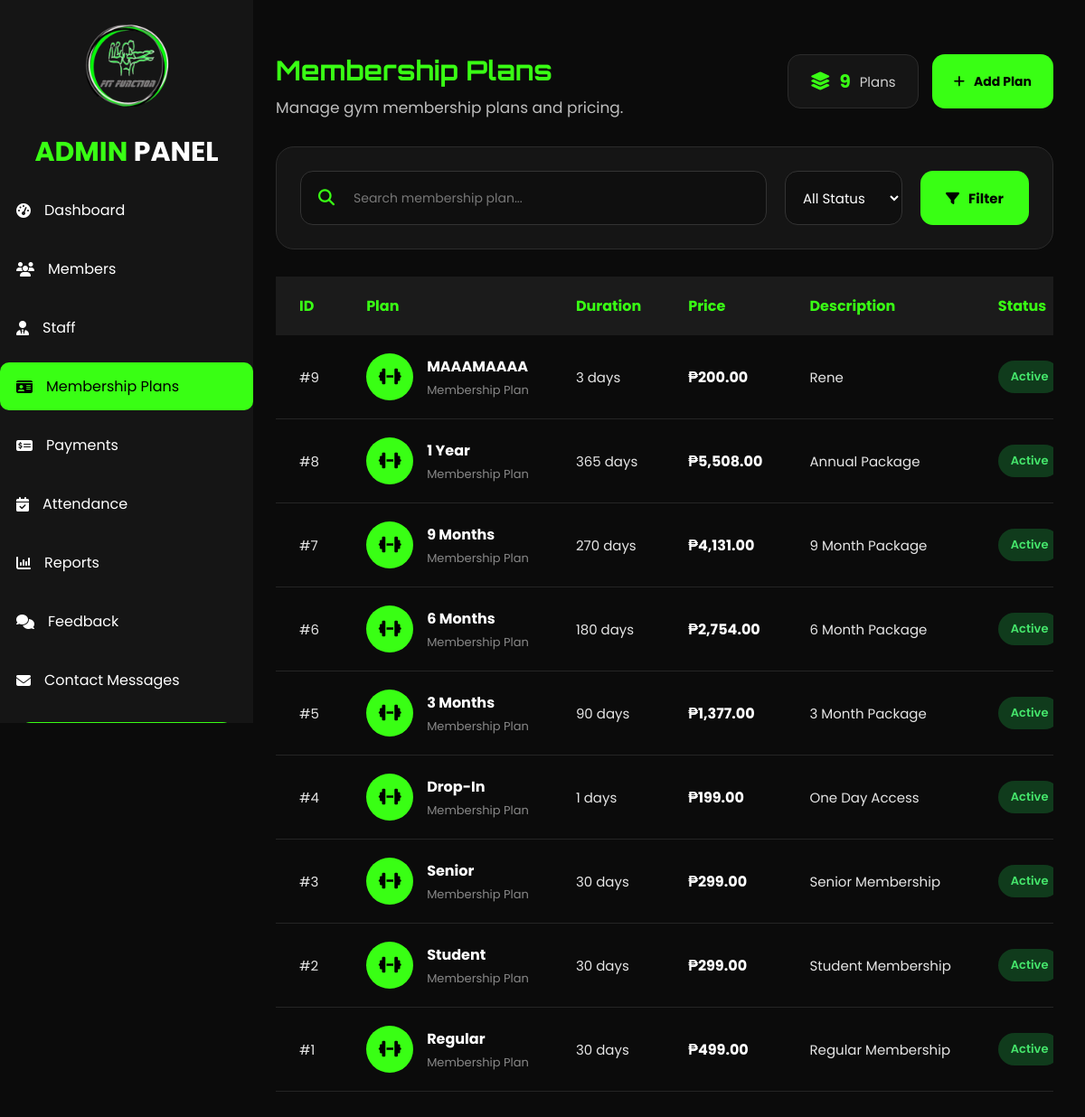
The app's page /membership_plans_admin.php (signed in) with its own data.
### tables this page shows
CREATE TABLE `membership_plans` (
  `plan_id` int(11) NOT NULL,
  `plan_name` varchar(50) NOT NULL,
  `duration_days` int(11) NOT NULL,
  `price` decimal(10,2) NOT NULL,
  `description` varchar(255) DEFAULT NULL,
  `status` enum('Active','Inactive') DEFAULT 'Active'
);

### membership_plans_admin.php (the view, shortened to what this page needs)
<?php
require_once("includes/admin_auth.php");
$search = trim($_GET['search'] ?? '');
$where_sql = "";
$sql = "
    SELECT
        plan_id,
        plan_name,
        duration_days,
        price,
        description,
        status
    FROM membership_plans
    $where_sql
    ORDER BY plan_id DESC
";
$stmt = $con->prepare($sql);
$stmt->execute();
$result = $stmt->get_result();
$count_sql = "
    SELECT COUNT(*) AS total
    FROM membership_plans
";
$count_result = $con->query($count_sql);
$total_plans = 0;
if ($count_result) {
    $count_row = $count_result->fetch_assoc();
    $total_plans = (int)$count_row['total'];
}
?>
<!DOCTYPE html>
<html lang="en">
<head>
<link
rel="stylesheet"
href="assets/css/admin.css">
<link
    rel="stylesheet"
    href="https://cdnjs.cloudflare.com/ajax/libs/font-awesome/6.5.2/css/all.min.css"
>
</head>
<body>
<div class="wrapper">
<?php include("includes/admin_sidebar.php"); ?>
<div class="main">
<div class="dashboard-content membership-plans-content">
    <div class="page-header">
        <div>
            <h2>
                Membership Plans
            </h2>
            <p>
                Manage gym membership plans and pricing.
            </p>
        </div>
        <div class="page-header-actions">
            <div class="total-members-box">
                <i class="fa-solid fa-layer-group"></i>
                <strong>
                    <?php echo $total_plans; ?>
                </strong>
                Plans
            </div>
            <a
                href="membership_plan_add_admin.php"
                class="btn-primary"
            >
                <i class="fa-solid fa-plus"></i>
                Add Plan
            </a>
        </div>
    </div>
    <form
        method="GET"
        class="member-filter-box"
    >
        <div class="search-box">
            <input
                type="text"
                name="search"
                placeholder="Search membership plan..."
                value="<?php echo htmlspecialchars($search); ?>"
            >
        </div>
        <select name="status">
            <option value="">
                All Status
            </option>
        </select>
        <button
            type="submit"
            class="filter-btn"
        >
            <i class="fa-solid fa-filter"></i>
            Filter
        </button>
    </form>
    <div class="members-table-container">
        <table class="members-table">
            <thead>
                <tr>
                    <th>ID</th>
                    <th>Plan</th>
                    <th>Duration</th>
                    <th>Price</th>
                    <th>Description</th>
                    <th>Status</th>
                </tr>
            </thead>
            <tbody>
            <?php if ($result->num_rows > 0): ?>
                <?php while ($plan = $result->fetch_assoc()): ?>
                    <tr>
                        <td>
                            #<?php
                            echo (int)$plan['plan_id'];
                            ?>
                        </td>
                        <td>
                            <div class="member-name-cell">
                                <div class="member-avatar">
                                    <i class="fa-solid fa-dumbbell"></i>
                                </div>
                                <div>
                                    <strong>
                                        <?php
                                        echo htmlspecialchars(
                                            $plan['plan_name']
                                        );
                                        ?>
                                    </strong>
                                    <small>
                                        Membership Plan
                                    </small>
                                </div>
                            </div>
                        </td>
                        <td>
                            <?php
                            echo (int)$plan['duration_days'];
                            ?>
                            days
                        </td>
                        <td>
                            <strong class="plan-price">
                                ₱<?php
                                echo number_format(
                                    (float)$plan['price'],
                                    2
                                );
                                ?>
                            </strong>
                        </td>
                        <td>
                            <?php
                            if (
                                !empty($plan['description'])
                            ) {
                                echo htmlspecialchars(
                                    $plan['description']
                                );
                            } else {
                                echo "No description";
                            }
                            ?>
                        </td>
                        <td>
                            <?php if ($plan['status'] === "Active"): ?>
                                <span class="status-badge active">
                                    Active
                                </span>
                            <?php else: ?>
                                <span class="status-badge inactive">
                                    Inactive
                                </span>
                            <?php endif; ?>
                        </td>
                    </tr>
                <?php endwhile; ?>
            <?php endif; ?>
            </tbody>
        </table>
    </div>
</div>
</div>
</body>
</html>

### records on screen
membership_plans: plan_id "9", plan_name "MAAAMAAAA", duration_days "3", price "200.00", description "Rene", status "Active"
membership_plans: plan_id "8", plan_name "1 Year", duration_days "365", price "5,508.00", description "Annual Package", status "Active"
membership_plans: plan_id "7", plan_name "9 Months", duration_days "270", price "4,131.00", description "9 Month Package", status "Active"
membership_plans: plan_id "6", plan_name "6 Months", duration_days "180", price "2,754.00", description "6 Month Package", status "Active"
membership_plans: plan_id "5", plan_name "3 Months", duration_days "90", price "1,377.00", description "3 Month Package", status "Active"
membership_plans: plan_id "4", plan_name "Drop-In", duration_days "1", price "199.00", description "One Day Access", status "Active"
membership_plans: plan_id "3", plan_name "Senior", duration_days "30", price "299.00", description "Senior Membership", status "Active"
membership_plans: plan_id "2", plan_name "Student", duration_days "30", price "299.00", description "Student Membership", status "Active"
membership_plans: plan_id "1", plan_name "Regular", duration_days "30", price "499.00", description "Regular Membership", status "Active"

### other values on screen
$total_plans "9"
